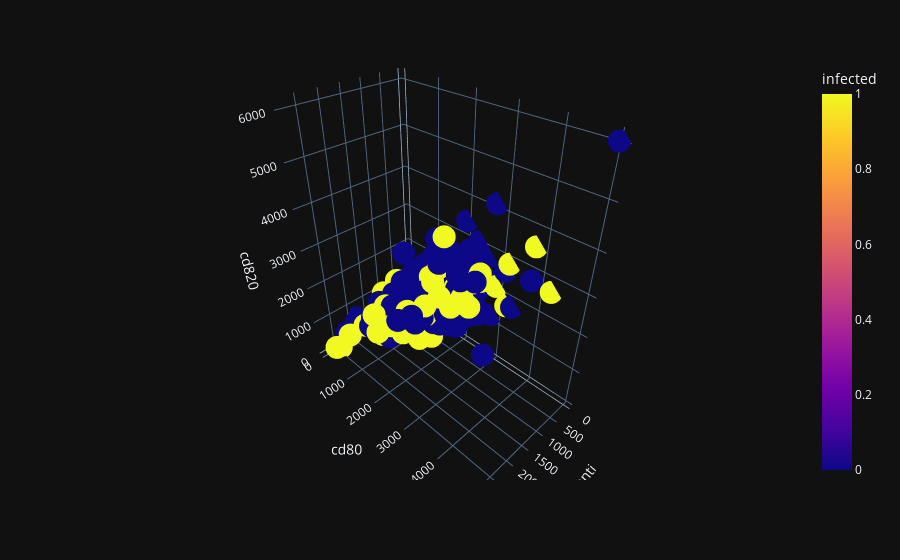

Notebook source saved alongside this figure:
### Code cell
ax = px.scatter_3d(df, x="preanti", y="cd80", z="cd820", template= "plotly_dark", color="infected")

ax.show()

### Figure 1 — Plotly figure (JSON) as saved in the notebook; plotly's stock layout.template omitted (floating-point values rounded to 4 significant figures; data arrays with more than 128 entries replaced by an {"elided": "..."} marker saying what was removed)
{"data": [{"hovertemplate": "preanti=%{x}<br>cd80=%{y}<br>cd820=%{z}<br>infected=%{marker.color}<extra></extra>", "legendgroup": "", "marker": {"color": {"elided": "2139 int values"}, "coloraxis": "coloraxis", "symbol": "circle"}, "mode": "markers", "name": "", "scene": "scene", "showlegend": false, "type": "scatter3d", "x": {"elided": "2139 int values"}, "y": {"elided": "2139 int values"}, "z": {"elided": "2139 int values"}}], "layout": {"coloraxis": {"colorbar": {"title": {"text": "infected"}}, "colorscale": [[0, "#0d0887"], [0.1111, "#46039f"], [0.2222, "#7201a8"], [0.3333, "#9c179e"], [0.4444, "#bd3786"], [0.5556, "#d8576b"], [0.6667, "#ed7953"], [0.7778, "#fb9f3a"], [0.8889, "#fdca26"], [1, "#f0f921"]]}, "legend": {"tracegroupgap": 0}, "margin": {"t": 60}, "scene": {"domain": {"x": [0, 1], "y": [0, 1]}, "xaxis": {"title": {"text": "preanti"}}, "yaxis": {"title": {"text": "cd80"}}, "zaxis": {"title": {"text": "cd820"}}}}}
